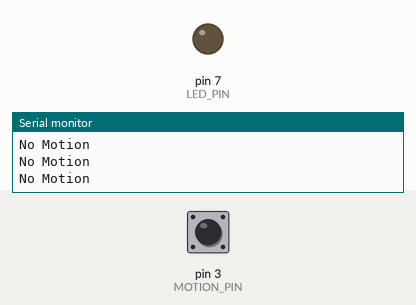
Simulated run of this sketch. Board: Arduino Uno, built with avr-gcc and run on an emulated ATmega328P. Shown: output pins drawn as LEDs (lit = HIGH), the last lines printed to the serial monitor. The inputs (shaded band) are chosen by the test bench; at power-on: pin 3 (MOTION_PIN) LOW.

Above: at 1.8 s.
1.9 s: pin 3 (MOTION_PIN) pulled HIGH for 0.6 s
At 2.4 s:
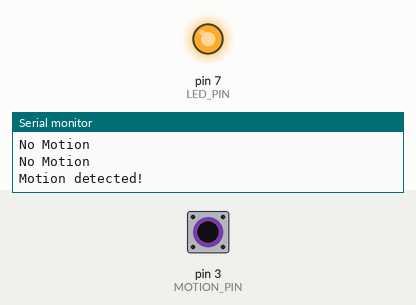
4.0 s: pin 3 (MOTION_PIN) pulled HIGH for 3.2 s
At 8.8 s:
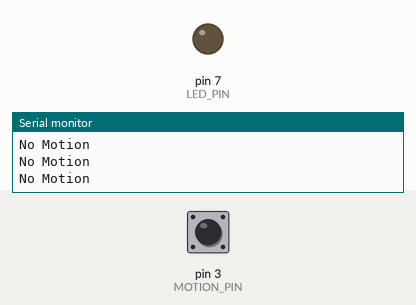
Timing chart, 0 to 10.3 s (numbered marks = the images above; inputs shaded):
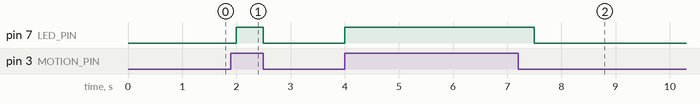

Measured:
- after the input at 1.9 s, pin 7 (LED_PIN): LOW → HIGH after 0.10 s, → LOW 0.50 s later
- after the input at 4.0 s, pin 7 (LED_PIN): LOW → HIGH at once, → LOW 3.5 s later

The sketch:

simple_pir.ino
```cpp
const int MOTION_PIN = 3; // Pin connected to motion detector
const int LED_PIN = 7; // LED pin - active-high

void setup()
{
  Serial.begin(9600);
  // The PIR sensor's output signal is an open-collector,
  // so a pull-up resistor is required:
  pinMode(MOTION_PIN, INPUT_PULLUP);
  pinMode(LED_PIN, OUTPUT);
}

void loop()
{
  int proximity = digitalRead(MOTION_PIN);
  if (proximity == HIGH) // If the sensor's output goes low, motion is detected
  {
    digitalWrite(LED_PIN, HIGH);
    Serial.println("Motion detected!");
  }
  else
  {
    Serial.println("No Motion");
    digitalWrite(LED_PIN, LOW);
  }

  delay(500);
}
```
